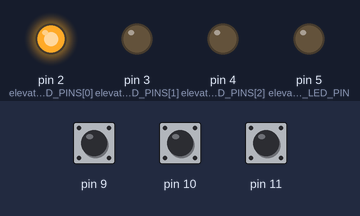
Bench run of a sketch on a simulated Arduino Uno, built with avr-gcc and run on an emulated ATmega328P. Parts: output pins drawn as LEDs (lit = HIGH). Dashed ring = blinking. The inputs (shaded band) are chosen by the test bench; at power-on: pin 10 HIGH, pin 9 HIGH, pin 11 HIGH.

Above: at 1.2 s.
1.3 s: pin 10 pulled LOW for 0.15 s
At 3.4 s:
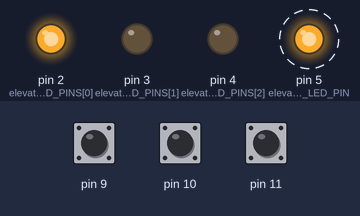
4.4 s: pin 9 pulled LOW for 0.15 s
At 6.7 s:
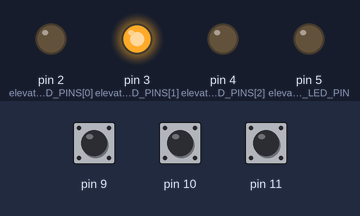
7.5 s: pin 10 pulled LOW for 1 s
At 7.8 s:
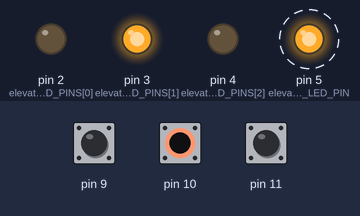
10.5 s: pin 9 pulled LOW for 1 s
Timing chart, 0 to 14.5 s (numbered marks = the images above; inputs shaded):
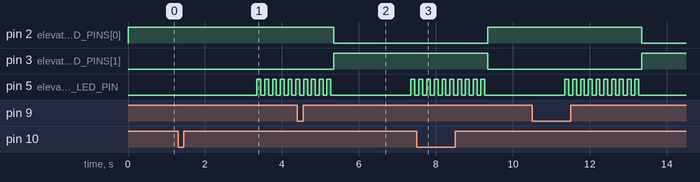

Measured:
- after the input at 1.3 s, pin 5 (elevator_moving_LED_PIN): alternates HIGH for 0.10 s and LOW for 0.10 s, starting after 2.1 s

The sketch:

homework03-with-queue.ino
```cpp
/*
  Elevator wannabe

  Small circuit that is simulating a 3-floor elevator control system using
  LEDs and buttons.

  Circuit components:
  - INPUT:
    - DIGITAL (PWM~) 9:  button that calls the elevator on floor 0
    - DIGITAL (PWM~) 10: button that calls the elevator on floor 1
    - DIGITAL (PWM~) 11: button that calls the elevator on floor 2
  - OUTPUT
    - DIGITAL 2:        led that is ON when the elevator is at floor 0
    - DIGITAL (PWM~) 3: led that is ON when the elevator is at floor 0
    - DIGITAL 4:         led that is ON when the elevator is at floor 0

    Created 28-10-2023
    By Olaeriu Vlad Mihai
*/

#include "queue.h"

// if the elevator is moving and a button is pressed,
// add that request to a waiting queue that can be of maximum size 10
const int elevator_waiting_queue_max_size = 10;
Queue<int> elevator_waiting_queue = Queue<int>(elevator_waiting_queue_max_size);

// each floor of the elevator will have an LED connected to a PIN,
// this array holds the PINS used for this elevator as:
// floor 0 has PIN 2: elevator_floor_LED_PINS[0] = 2
const int elevator_floor_LED_PINS[] = {2, 3, 4};
byte elevator_floor_LED_states[] = {HIGH, LOW, LOW};

// the PIN of the button that will blink during the elevator movement
const int elevator_moving_LED_PIN = 5;
byte elevator_moving_LED_state = LOW;
// variable that will decide if the elevator moving LED is blinking
byte elevator_moving_LED_blinking_state = LOW;
// the time when the last blinking of the moving elevator's LED occured
unsigned long elevator_moving_LED_last_blinking = 0;
// the minimum interval when blinking can occur
const int elevator_moving_LED_blinking_interval = 100;

// data structure that will hold information
// about the button on each floor of the elevator
struct elevator_button{
  const int button_PIN;                 // the PIN to which the button is connected
  int floor;                            // the elevator floor assigned to the button
  byte current_button_state;            // the current state of the button's PIN
  byte last_button_state;               // the previous state of the button's PIN
  unsigned long last_debounce_time;     // the last time the button state has changed
};
// initialize buttons for every floor of the elevator
elevator_button elevator_floor_0_button = {9,  0, LOW, LOW, 0};
elevator_button elevator_floor_1_button = {10, 1, LOW, LOW, 0};
elevator_button elevator_floor_2_button = {11, 2, LOW, LOW, 0};
// the minimum time that a reading state must persist
// to consider it an actual action, not a noise
unsigned long debounce_delay = 50;

// variable that will tell if the elevator is moving
byte elevator_is_moving = LOW;
// which floor is the elevator currently at
int elevator_current_floor = 0;
int elevator_destination_floor = 0;
// depending on the destination floor, the variable
// will be 1/-1, meaning: moving up or moving down
int elevator_direction = 1;
// the last time the elevator has moved
unsigned long elevator_last_movement_time = 0;

// LOW if the doors are opened, HIGH if they are closed
byte elevator_doors_are_closed = LOW;
// the time since the doors state has changed
unsigned long elevator_doors_state_change_time = 0;
// the time it takes for the elevator to
// move to the next floor or to
// close/open its doors
const int elevator_actions_interval = 2000;

void setup() {
  // put your setup code here, to run once:
  pinMode(elevator_floor_LED_PINS[0], OUTPUT);
  pinMode(elevator_floor_LED_PINS[1], OUTPUT);
  pinMode(elevator_floor_LED_PINS[2], OUTPUT);
  pinMode(elevator_moving_LED_PIN, OUTPUT);

  pinMode(elevator_floor_0_button.button_PIN, INPUT_PULLUP);
  pinMode(elevator_floor_1_button.button_PIN, INPUT_PULLUP);
  pinMode(elevator_floor_2_button.button_PIN, INPUT_PULLUP);

  Serial.begin(9600);
}

void loop() {
  // handle each button of the elevator
  elevator_button_handler(elevator_floor_0_button);
  elevator_button_handler(elevator_floor_1_button);
  elevator_button_handler(elevator_floor_2_button);

  elevator_waiting_queue_handler();
  elevator_tries_closing_doors();
  elevator_tries_moving();

  // write digital signals to each LED
  digitalWrite(elevator_floor_LED_PINS[0], elevator_floor_LED_states[0]);
  digitalWrite(elevator_floor_LED_PINS[1], elevator_floor_LED_states[1]);
  digitalWrite(elevator_floor_LED_PINS[2], elevator_floor_LED_states[2]);

  elevator_moving_LED_handler();
}

/*
  Function that checks if the blicking state of the elevator moving LED
  has changed. If the state is TRUE, blink the LED once in 50 ms.
  [ write digital signal every 50 ms ]
*/
void elevator_moving_LED_handler(){
  if(elevator_moving_LED_blinking_state == HIGH){
    if((millis() - elevator_moving_LED_last_blinking) > elevator_moving_LED_blinking_interval){
      // if the LED should be blinking, and at least 'elevator_moving_LED_flickering_interval' ms
      // have passed since the last blink, change the LED's state
      elevator_moving_LED_state = !elevator_moving_LED_state;
      // also, update the time when the last blinking happened
      elevator_moving_LED_last_blinking = millis();
    }
  } else{
    elevator_moving_LED_state = LOW;
  }

  // update the elevator moving LED'S PIN value
  digitalWrite(elevator_moving_LED_PIN, elevator_moving_LED_state);
}

/*
  Function that, using the debounce technique, reads the digital signal from
  the elevator button given as parameter and updates its state.

  If the button is active, it tries to move the elevator to the desired floor.
*/
void elevator_button_handler(elevator_button &elevator_button_){
  // read the state of the button from its digital PIN
  byte elevator_button_state = !digitalRead(elevator_button_.button_PIN);

  // if the state has changed, update the last debounce time of the button
  if(elevator_button_state != elevator_button_.last_button_state){
    elevator_button_.last_debounce_time = millis();
  }

  if((millis() - elevator_button_.last_debounce_time) > debounce_delay){
    // because it passed a certain debounce time, it means that the reading state
    // is not a noise, so the current state of the elevator button must be changed
    if(elevator_button_state != elevator_button_.current_button_state){
      elevator_button_.current_button_state = elevator_button_state;

      if(elevator_button_.current_button_state == HIGH){
        // if the button state is high, try to call the elevator
        // to the desired floor
        elevator_floor_change_handler(elevator_button_.floor);
      }
    }
  }

  // save the current state to be the last button state for the next iteration
  elevator_button_.last_button_state = elevator_button_state;
}

/*
  Function that will handle a pushbutton press on any floor.

  If a button has been pushed, try to schedule the elevator
  to go to the desired floor. If the waiting queue is already filled,
  display an warning message.
*/
void elevator_floor_change_handler(int destination_floor){
  if(destination_floor < 0 || destination_floor > 2){
    Serial.print("The elevator has only 3 floors! [0, 1, 2]. floor ");
    Serial.print(destination_floor);
    Serial.println(" has been required.");
    return;
  }

  // if there is any space left in the waiting queue,
  // schedule the elevator to go to the `destination_floor`
  if(elevator_waiting_queue.count() < elevator_waiting_queue_max_size){
    elevator_waiting_queue.push(destination_floor);
  } else{
    Serial.println("Sorry, the waiting queue for the elevator is FULL!");
  }
}

/*
  Function that will handle the waiting queue.

  If the elevator is not moving AND the waiting queue is not empty,
  try to pop an event from the waiting queue.

  If the elevator is not already
  at the desired floor, go to that floor.
*/
void elevator_waiting_queue_handler(){
  // if the elevator is moving or
  // its doors are being closed, exit
  if(elevator_is_moving == HIGH || elevator_doors_are_closed == HIGH){
    return;
  }

  // if no events were scheduled, exit
  if(elevator_waiting_queue.count() == 0){
    return;
  }

  // get an scheduled event from the queue
  int destination_floor = elevator_waiting_queue.pop();

  // if the elevator is already on the desired floor, exit
  if(destination_floor == elevator_current_floor){
    return;
  }

  // otherwise, the elevator should start moving
  elevator_doors_are_closed = HIGH;
  // update the time when the elevator doors changed
  elevator_doors_state_change_time = millis();
  // update the elevator destination
  elevator_destination_floor = destination_floor;

  // update the direction of the elevator
  if(elevator_destination_floor > elevator_current_floor)
    elevator_direction = 1;
  else
    elevator_direction = -1;
}

/*
  Function that checks if the doors need to be closing.

  If they are closing, a certain amount of time needs to pass
  before the elevator will start moving.
*/
void elevator_tries_closing_doors(){
  if(elevator_doors_are_closed == LOW)
    // if elevator doors are not closing, exit
    return;


  if((millis() - elevator_doors_state_change_time) > elevator_actions_interval){
    // if the amount of time has passed, elevator can start
    // moving, and the the elevator moving LED will start blinking
    elevator_doors_are_closed = LOW;
    elevator_is_moving = HIGH;
    elevator_last_movement_time = millis();
    elevator_moving_LED_blinking_state = HIGH;
  }
}

/*
  Function that checks if the elevator is moving.

  If it is moving, a certain amount of time needs to pass
  before it reaches the next floor.
*/
void elevator_tries_moving(){
    if(elevator_is_moving == HIGH){
      if((millis() - elevator_last_movement_time) > elevator_actions_interval){
        // if the elevator "has been moving" for more than `elevator_moving_interval` ms
        // it means it has reached the next floor
        elevator_last_movement_time = millis();

        // the passed floor LED will be turned off
        elevator_floor_LED_states[elevator_current_floor] = LOW;
        elevator_current_floor += elevator_direction;
        // the newly reached floor LED will be turned on
        elevator_floor_LED_states[elevator_current_floor] = HIGH;

        if(elevator_current_floor == elevator_destination_floor){
          // if the elevator recahed the destination,
          // stops moving, opens the doors, and the LED stops blinking
          elevator_is_moving = LOW;
          elevator_moving_LED_blinking_state = LOW;
        }
      }
    }
}
```

queue.h
```cpp
/*
 * Queue.h
 *
 * By Steven de Salas
 *
 * Defines a templated (generic) class for a queue of things.
 * Used for Arduino projects, just #include "Queue.h" and add this file via the IDE.
 *
 * Examples:
 *
 * Queue<char> queue(10); // Max 10 chars in this queue
 * queue.push('H');
 * queue.push('e');
 * queue.count(); // 2
 * queue.push('l');
 * queue.push('l');
 * queue.count(); // 4
 * Serial.print(queue.pop()); // H
 * Serial.print(queue.pop()); // e
 * queue.count(); // 2
 * queue.push('o');
 * queue.count(); // 3
 * Serial.print(queue.pop()); // l
 * Serial.print(queue.pop()); // l
 * Serial.print(queue.pop()); // o
 *
 * struct Point { int x; int y; }
 * Queue<Point> points(5);
 * points.push(Point{2,4});
 * points.push(Point{5,0});
 * points.count(); // 2
 *
 */

#ifndef ARDUINO_QUEUE_H
#define ARDUINO_QUEUE_H

#include <Arduino.h>

template<class T>
class Queue {
  private:
    int _front, _back, _count;
    T *_data;
    int _maxitems;
  public:
    Queue(int maxitems = 256) {
      _front = 0;
      _back = 0;
      _count = 0;
      _maxitems = maxitems;
      _data = new T[maxitems + 1];
    }
    ~Queue() {
      delete[] _data;
    }
    inline int count();
    inline int front();
    inline int back();
    void push(const T &item);
    T peek();
    T pop();
    void clear();
};

template<class T>
inline int Queue<T>::count()
{
  return _count;
}

template<class T>
inline int Queue<T>::front()
{
  return _front;
}

template<class T>
inline int Queue<T>::back()
{
  return _back;
}

template<class T>
void Queue<T>::push(const T &item)
{
  if(_count < _maxitems) { // Drops out when full
    _data[_back++]=item;
    ++_count;
    // Check wrap around
    if (_back > _maxitems)
      _back -= (_maxitems + 1);
  }
}

template<class T>
T Queue<T>::pop() {
  if(_count <= 0) return T(); // Returns empty
  else {
    T result = _data[_front];
    _front++;
    --_count;
    // Check wrap around
    if (_front > _maxitems)
      _front -= (_maxitems + 1);
    return result;
  }
}

template<class T>
T Queue<T>::peek() {
  if(_count <= 0) return T(); // Returns empty
  else return _data[_front];
}

template<class T>
void Queue<T>::clear()
{
  _front = _back;
  _count = 0;
}

#endif
```
